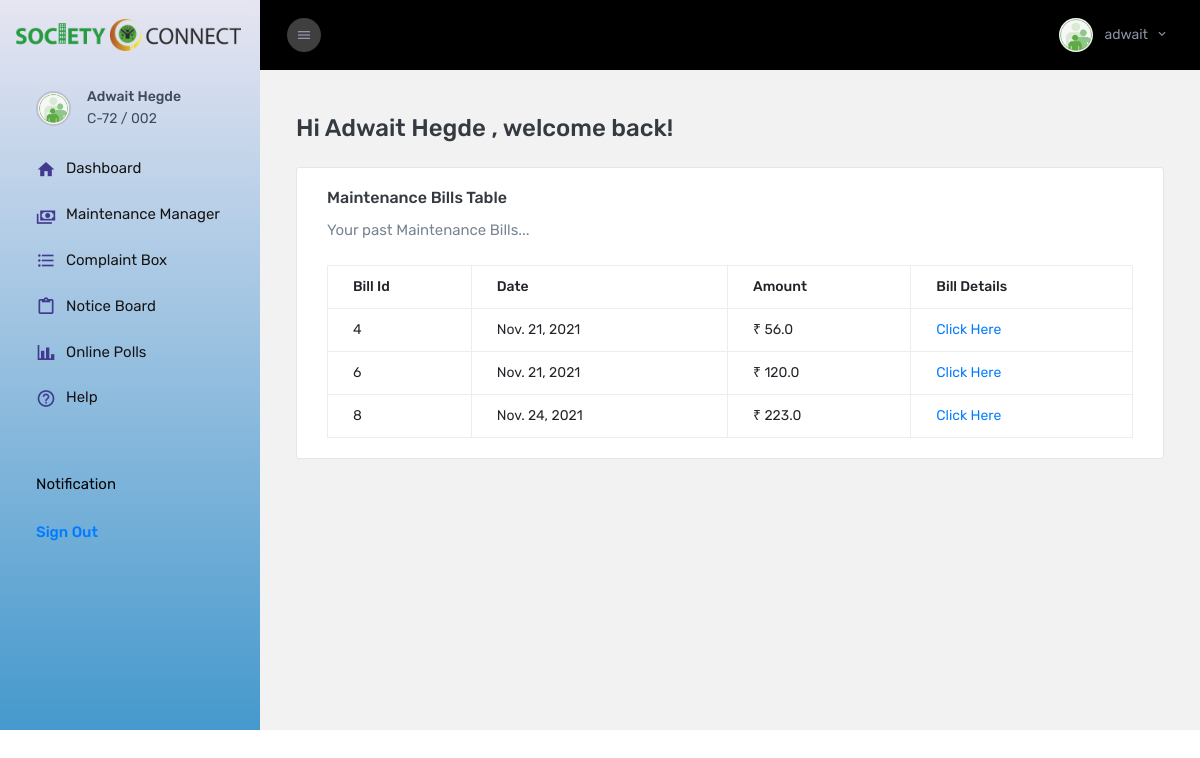
/maintenancebill/ (signed in), run on an earlier commit of the app's database.
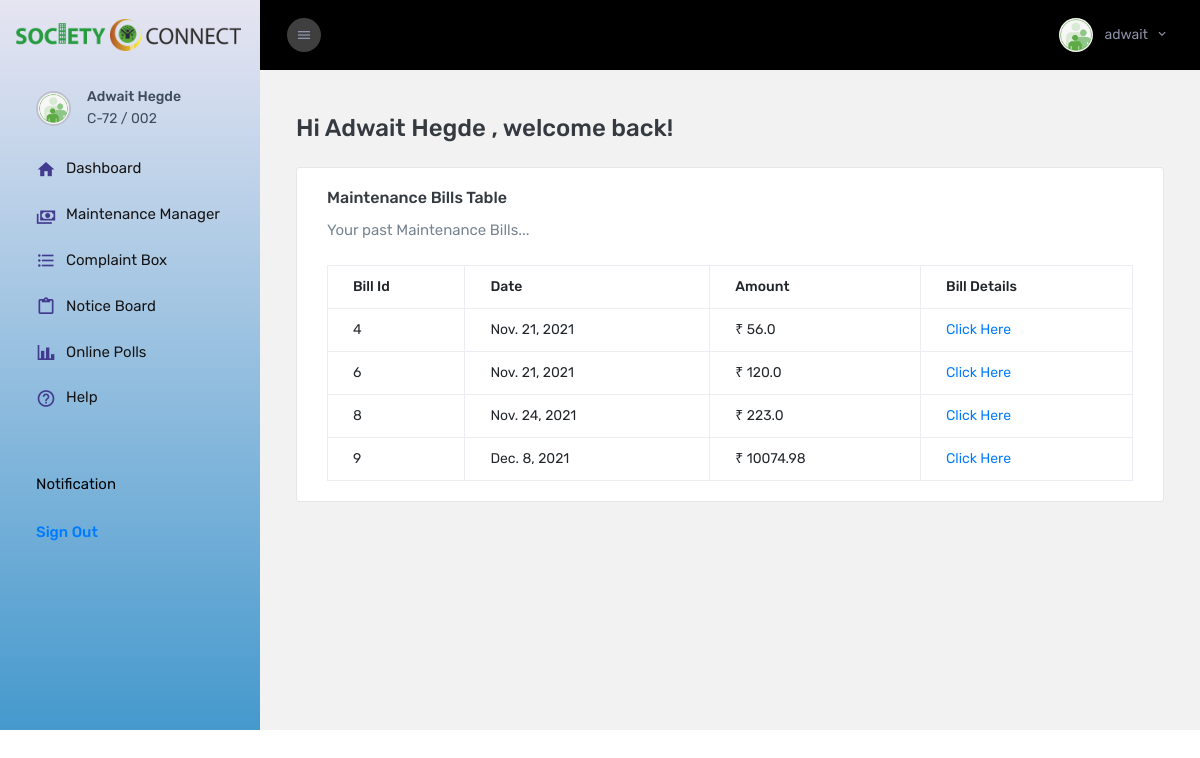
And on a later commit of the database.
### app/models.py (models this page shows, shortened)
class MaintenanceBill(models.Model):
    bill_id = models.AutoField(primary_key=True)
    owner = models.ForeignKey(SocietyMember,on_delete=models.SET_NULL,null=True)
    total = models.FloatField(default=0)
    date = models.DateField(auto_now=True)

### app/views.py (the view)
# urls.py: path('maintenancebill/', views.maintenancebill, name='maintenancebill'),
@login_required
def maintenancebill (request):
    if request.method == "GET":
        try:
            sm = SocietyMember.objects.get(user=request.user)
            if sm.is_owner:
                bills = MaintenanceBill.objects.filter(owner=sm)
                return render(request, 'app/maintenancebill.html', {"bills":bills})
            else:
                return redirect('/dashboard/')
        except:
            return redirect('/dashboard/')

### app/templates/app/maintenancebill.html (shortened to what this page needs)
{% extends "app/base_owner.html" %}
{% block content%}
            <div class="row">
            <div class="col-lg-12 grid-margin stretch-card">
              <div class="card">
                <div class="card-body">
                  <h4 class="card-title">Maintenance Bills Table</h4>
                  <p class="card-description"> Your past Maintenance Bills...
                  </p>
                  <div class="table-responsive">
                    <table class="table table-bordered">
                      <thead>
                        <tr>
                          <th>Bill Id</th>
                          <th>Date</th>
                          <th>Amount</th>
                          <th>Bill Details</th>
                        </tr>
                      </thead>
                      <tbody>
                        {% for bill in bills %}
                        <tr>
                            <td>{{bill.bill_id}}</td>
                            <td>{{bill.date}}</td>
                            <td> ₹ {{bill.total}}</td>
                            <td><a href="{{bill.pk}}">Click Here</a></td>
                          </tr>
                        {% endfor %}
                      </tbody>
                    </table>
                  </div>
                </div>
              </div>
{% endblock content %}

What changed in the data, as far as the page shows it:
added MaintenanceBill: bill_id "9", date "Dec. 8, 2021", total "10074.98"
